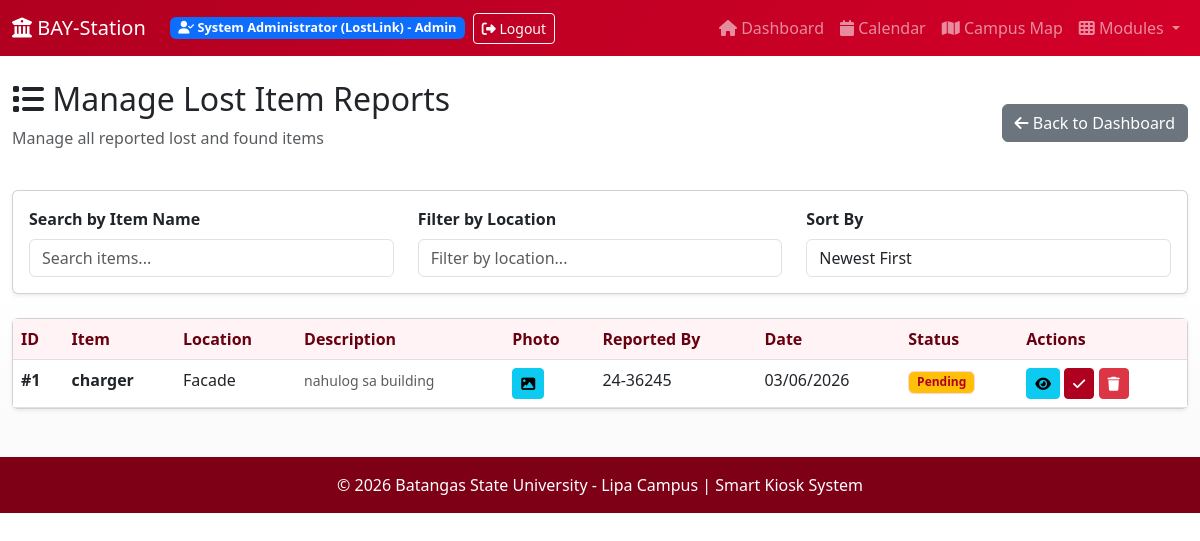
/lostlink/admin/reports (signed in), run on the app's committed database.
### blueprints/lostlink_bp.py (models this page shows)
class Report(db.Model):
    __bind_key__ = 'lostlink'
    __tablename__ = 'reports'
    id = db.Column(db.Integer, primary_key=True)
    item = db.Column(db.String(255), nullable=False)
    place = db.Column(db.String(255), nullable=False)
    photo = db.Column(db.String(255), nullable=False)
    description = db.Column(db.String(255), nullable=False)
    timestamp = db.Column(db.DateTime, default=datetime.now)
    report_by = db.Column(
        db.String(255),
        db.ForeignKey('users.sr_code'),
        nullable=True
    )

### blueprints/lostlink_bp.py (the view)
@lostlink_bp.route('/admin/reports')
def admin_reports():
    if 'lostlink_admin_id' not in session:
        flash('Please login first', 'danger')
        return redirect(url_for('lostlink.admin_login'))
    reports = db.session.query(Report).order_by(Report.timestamp.desc()).all()
    return render_template('lostlink/admin_reports.html', reports=reports, admin_name=session.get('lostlink_admin_name'), title='Manage Reports')

### app.py (called while the page is built, shortened)
@app.context_processor
def inject_user_status():
    user_status = {
        'is_logged_in': False,
        'user_name': None,
        'user_module': None,
        'is_admin': False,
        'is_guest': True
    }
    if 'lostlink_admin_id' in session:
        user_status['is_logged_in'] = True
        user_status['is_guest'] = False
        user_status['user_name'] = session.get('lostlink_admin_name', 'Admin')
        user_status['user_module'] = 'LostLink'
        user_status['is_admin'] = True
        return {'user_status': user_status}

### blueprints/lostlink_bp.py (called while the page is built)
def render_template(template_name, **context):
    try:
        return flask_render_template(template_name, **context)
    except TemplateNotFound:
        fallback_context = {'title': context.get('title', 'LostLink Module')}
        return flask_render_template('module_lostlink.html', **fallback_context)

### templates/lostlink/admin_reports.html (shortened to what this page needs)
{% extends "base.html" %}
{% block content %}
<div class="container-fluid mt-4">
    <div class="row mb-4">
        <div class="col-12 d-flex justify-content-between align-items-center">
            <div>
                <h2><i class="fas fa-list"></i> Manage Lost Item Reports</h2>
                <p class="text-muted">Manage all reported lost and found items</p>
            </div>
            <a href="/lostlink/admin/dashboard" class="btn btn-secondary">
                <i class="fas fa-arrow-left"></i> Back to Dashboard
            </a>
        </div>
    </div>
    <div class="card mb-4 shadow-sm">
        <div class="card-body">
            <div class="row">
                <div class="col-md-4">
                    <label class="form-label"><strong>Search by Item Name</strong></label>
                    <input type="text" id="searchInput" class="form-control" placeholder="Search items...">
                </div>
                <div class="col-md-4">
                    <label class="form-label"><strong>Filter by Location</strong></label>
                    <input type="text" id="filterLocation" class="form-control" placeholder="Filter by location...">
                </div>
                <div class="col-md-4">
                    <label class="form-label"><strong>Sort By</strong></label>
                    <select id="sortBy" class="form-control">
                        <option value="newest">Newest First</option>
                    </select>
                </div>
            </div>
        </div>
    </div>
    <div class="card shadow-sm">
        {% if reports %}
        <div class="table-responsive">
            <table class="table table-hover mb-0" id="reportsTable">
                <thead class="table-light">
                    <tr>
                        <th>ID</th>
                        <th>Item</th>
                        <th>Location</th>
                        <th>Description</th>
                        <th>Photo</th>
                        <th>Reported By</th>
                        <th>Date</th>
                        <th>Status</th>
                        <th>Actions</th>
                    </tr>
                </thead>
                <tbody>
                    {% for report in reports %}
                    <tr class="report-row" data-item="{{ report.item.lower() }}" data-location="{{ report.place.lower() }}">
                        <td><strong>#{{ report.id }}</strong></td>
                        <td>
                            <strong class="item-name">{{ report.item }}</strong>
                        </td>
                        <td>{{ report.place }}</td>
                        <td>
                            <small class="text-muted">{{ report.description[:50] }}{{ '...' if report.description|length > 50 else '' }}</small>
                        </td>
                        <td>
                            {% if report.photo %}
                            <a href="/static/uploads/{{ report.photo }}" target="_blank" class="btn btn-sm btn-info">
                                <i class="fas fa-image"></i>
                            </a>
                            {% else %}
                            <span class="text-muted">No photo</span>
                            {% endif %}
                        </td>
                        <td>{{ report.report_by or 'Anonymous' }}</td>
                        <td>{{ report.timestamp.strftime('%m/%d/%Y') }}</td>
                        <td>
                            <span class="badge bg-warning">Pending</span>
                        </td>
                        <td>
                            <button class="btn btn-sm btn-info" data-bs-toggle="modal" data-bs-target="#reportModal{{ report.id }}">
                                <i class="fas fa-eye"></i>
                            </button>
                            <form method="POST" action="/lostlink/admin/report/{{ report.id }}/mark-returned" style="display:inline;">
                                <button type="submit" class="btn btn-sm btn-success" onclick="return confirm('Mark this item as returned?');">
                                    <i class="fas fa-check"></i>
                                </button>
                            </form>
                            <form method="POST" action="/lostlink/admin/report/{{ report.id }}/delete" style="display:inline;">
                                <button type="submit" class="btn btn-sm btn-danger" onclick="return confirm('Delete this report? This cannot be undone.');">
                                    <i class="fas fa-trash"></i>
                                </button>
                            </form>
                        </td>
                    </tr>
                    {% endfor %}
                </tbody>
            </table>
        </div>
        {% else %}
        <div class="card-body text-center py-5">
            <i class="fas fa-box-open fa-3x text-muted mb-3"></i>
            <p class="text-muted">No reports found. Items will appear here when users report lost items.</p>
        </div>
        {% endif %}
    </div>
</div>
{% endblock %}

### templates/base.html (shortened to what this page needs)
<!DOCTYPE html>
<html lang="en">
<head>
    <link rel="stylesheet" href="{{ url_for('static', filename='css/style.css') }}">
    <link href="https://cdn.jsdelivr.net/npm/bootstrap@5.3.0/dist/css/bootstrap.min.css" rel="stylesheet">
    <link rel="stylesheet" href="https://cdnjs.cloudflare.com/ajax/libs/font-awesome/6.4.0/css/all.min.css">
</head>
<body>
    <nav class="navbar navbar-expand-lg navbar-dark">
        <div class="container-fluid">
            <div class="d-flex align-items-center">
                <a class="navbar-brand" href="/">
                    <i class="fas fa-university"></i> BAY-Station
                </a>
            </div>
            <div class="d-flex align-items-center ms-auto">
                {% if user_status.is_logged_in %}
                <span class="badge ms-2" style="background-color: #0d6efd; color: white; font-size: 0.8rem;">
                    <i class="fas fa-user-check"></i> {{ user_status.user_name }} ({{ user_status.user_module }}){% if user_status.is_admin %} - Admin{% endif %}
                </span>
                <a href="#" onclick="performLogout(); return false;" class="btn btn-sm btn-outline-light ms-2">
                    <i class="fas fa-sign-out-alt"></i> Logout
                </a>
                {% else %}
                <span class="badge bg-secondary ms-2 d-none d-md-inline" style="font-size: 0.85rem;">
                    <i class="fas fa-user"></i> Guest Mode
                </span>
                {% endif %}
            </div>
            <div class="collapse navbar-collapse" id="navbarNav">
                <ul class="navbar-nav ms-auto">
                    <li class="nav-item">
                        <a class="nav-link" href="/"><i class="fas fa-home"></i> Dashboard</a>
                    </li>
                    <li class="nav-item">
                        <a class="nav-link" href="/calendar"><i class="fas fa-calendar"></i> Calendar</a>
                    </li>
                    <li class="nav-item">
                        <a class="nav-link" href="/map"><i class="fas fa-map"></i> Campus Map</a>
                    </li>
                    <li class="nav-item dropdown">
                        <a class="nav-link dropdown-toggle" href="#" id="modulesDropdown" role="button" data-bs-toggle="dropdown">
                            <i class="fas fa-th"></i> Modules
                        </a>
                    </li>
                </ul>
            </div>
        </div>
    </nav>
    <main>
        {% block content %}{% endblock %}
    </main>
    <footer class="footer-red text-center py-3 mt-5">
        <p class="mb-0">&copy; 2026 Batangas State University - Lipa Campus | Smart Kiosk System</p>
    </footer>
</body>
</html>

### static/css/style.css (style rules this page uses)
:root { --kiosk-red: #b00020; --kiosk-red-dark: #7d0016; --kiosk-red-soft: #f8d7dd; --kiosk-white: #ffffff; --kiosk-gray: #f6f6f7; }
body { background: linear-gradient(180deg, #fff 0%, #fff 55%, #f9f9fb 100%); color: #1f1f21; }
.navbar, .kiosk-header, .bg-primary { background: linear-gradient(120deg, var(--kiosk-red) 0%, #d40029 100%) !important; }
.footer-red { background: var(--kiosk-red-dark); color: var(--kiosk-white); }
.btn-kiosk, .btn-primary, .btn-success, .btn-warning { background-color: var(--kiosk-red) !important; border-color: var(--kiosk-red) !important; color: var(--kiosk-white) !important; }
.card { border-radius: 0.9rem; }
.table thead th { background-color: #fff3f5; color: #670010; }
.text-danger, .text-info, .text-success, .text-warning, .bg-info, .bg-success, .bg-warning, .bg-danger { color: var(--kiosk-red) !important; }
.bg-info, .bg-success, .bg-warning, .bg-danger { background-color: #fff1f4 !important; border: 1px solid #ffd4dd; }

### templates/lostlink/admin_reports.html (style rules this page uses)
.report-row { transition: background-color 0.3s ease; }

### data on the page
Report: id "1", item "charger", place "Facade", description "nahulog sa building", report_by "24-36245", timestamp "03/06/2026"

### other printed values
{{ user_status.user_name }} "System Administrator"
{{ user_status.user_module }} "LostLink"
